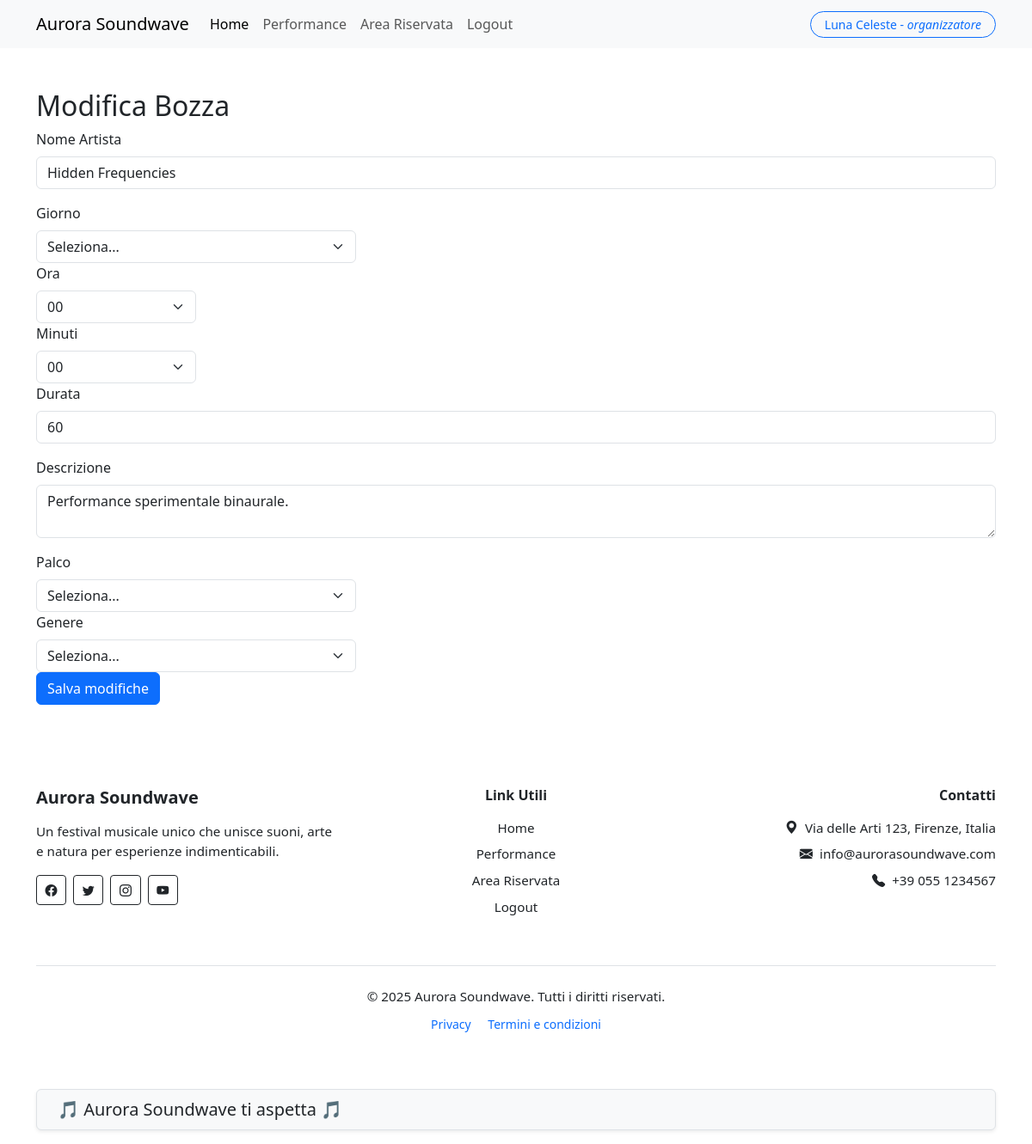
Screenshot of /modifica_bozza/5 (signed in) with the database file from the repository.
### tables this page shows
CREATE TABLE utenti(
    id INTEGER PRIMARY KEY AUTOINCREMENT,
    nome TEXT NOT NULL,
    cognome TEXT NOT NULL,
    email TEXT UNIQUE NOT NULL,
    password TEXT NOT NULL,
    ruolo TEXT CHECK(ruolo IN('organizzatore','partecipante')) NOT NULL,
    data_registrazione TIMESTAMP DEFAULT CURRENT_TIMESTAMP
);

CREATE TABLE performances(
    id INTEGER PRIMARY KEY AUTOINCREMENT,
    nome_artista TEXT UNIQUE NOT NULL,
    giorno TEXT CHECK(giorno IN('Venerdi','Sabato','Domenica')) NOT NULL,
    orario TEXT NOT NULL,
    durata INTEGER NOT NULL,
    descrizione TEXT NOT NULL,
    palco TEXT CHECK(palco IN('Palco A','Palco B','Palco C')) NOT NULL,
    genere TEXT NOT NULL,
    immagine TEXT NOT NULL,
    pubblicato INTEGER DEFAULT 0,
    id_organizzatore INTEGER NOT NULL,
    data_inserimento TIMESTAMP DEFAULT CURRENT_TIMESTAMP,
    FOREIGN KEY (id_organizzatore) REFERENCES utenti(id)
);

### routes/private_routes.py (the view)
@private_bp.route("/modifica_bozza/<int:id>", methods=["GET"])
@login_required
def modifica_bozza(id):
    if current_user.ruolo == "partecipante":
        return redirect(url_for("private.reserved"))
    bozza = performances_dao.get_bozza_by_id(id)
    if not bozza or bozza["pubblicato"]:
        flash("Bozza non trovata o già pubblicata.", "danger")
        return redirect(url_for("private.reserved"))
    return render_template("private/modifica_bozza.html", bozza=bozza)

### dao/performances_dao.py (called while the page is built)
def get_db_connection():
    conn = sqlite3.connect("festival.db")
    conn.row_factory = sqlite3.Row
    return conn

def get_bozza_by_id(id):
    try:
        sql = """
        SELECT * FROM performances
        WHERE pubblicato = 0
        AND id = ?
        """
        with get_db_connection() as conn:
            cursor = conn.cursor()
            cursor.execute(sql, (id,))
            perf = cursor.fetchone()
            cursor.close()
        return perf
    except sqlite3.Error as e:
        logging.error(f"get_bozza_by_id: {e}")
        return None

### dao/utenti_dao.py (called while the page is built)
def get_db_connection():
    conn = sqlite3.connect("festival.db")
    conn.row_factory = sqlite3.Row
    return conn

def get_utente_by_id(id):
    try:
        sql = "SELECT * FROM utenti WHERE id = ?"
        with get_db_connection() as conn:
            cursor = conn.cursor()
            cursor.execute(sql, (id,))
            utente = cursor.fetchone()
            cursor.close()
        return utente
    except sqlite3.Error as e:
        logging.error(f"get_utente_by_id: {e}")
        return None

### login.py (called while the page is built)
@login_manager.user_loader
def load_user(id):
    utente = utenti_dao.get_utente_by_id(id)
    if utente is None:
        return None
    return User(
        id=utente["id"],
        nome=utente["nome"],
        cognome=utente["cognome"],
        email=utente["email"],
        password=utente["password"],
        ruolo=utente["ruolo"]
    )

### templates/private/modifica_bozza.html (shortened to what this page needs)
{% extends "base.html" %} {% block content %}
<div class="container mt-5">
  <h2>Modifica Bozza</h2>
  <form method="POST">
    <div class="mb-3">
      <label for="nome_artista" class="form-label">Nome Artista</label>
      <input
        type="text"
        class="form-control"
        name="nome_artista"
        value="{{ bozza.nome_artista }}"
      />
    </div>
    <div class="col-md-4">
      <label for="giorno" class="form-label">Giorno</label>
      <select class="form-select" name="giorno" required>
        <option value="">Seleziona...</option>
      </select>
    </div>
    <div class="col-md-2">
      <label for="ora" class="form-label">Ora</label>
      <select name="ora" id="ora" class="form-select" required>
        {% for h in range(0, 24) %}
        <option value="{{ '%02d' % h }}">{{ '%02d' % h }}</option>
        {% endfor %}
      </select>
    </div>
    <div class="col-md-2">
      <label for="minuti" class="form-label">Minuti</label>
      <select name="minuti" id="minuti" class="form-select" required>
        {% for m in range(0, 60, 5) %}
        <option value="{{ '%02d' % m }}">{{ '%02d' % m }}</option>
        {% endfor %}
      </select>
    </div>
    <div class="mb-3">
      <label for="durata" class="form-label">Durata</label>
      <input
        type="text"
        class="form-control"
        name="durata"
        value="{{ bozza.durata }}"
      />
    </div>
    <div class="mb-3">
      <label for="descrizione" class="form-label">Descrizione</label>
      <textarea class="form-control" name="descrizione">
{{ bozza.descrizione }}</textarea
      >
    </div>
    <div class="col-md-4">
      <label for="palco" class="form-label">Palco</label>
      <select class="form-select" name="palco" required>
        <option value="">Seleziona...</option>
      </select>
    </div>
    <div class="col-md-4">
      <label for="genere" class="form-label">Genere</label>
      <select class="form-select" name="genere" required>
        <option value="">Seleziona...</option>
      </select>
    </div>
    <button type="submit" class="btn btn-primary">Salva modifiche</button>
  </form>
</div>
{% endblock %}

### templates/components/navbar.html (shortened to what this page needs)
<nav class="navbar navbar-expand-lg bg-body-tertiary sticky-top">
  <div class="container">
    <a class="navbar-brand" href="{{ url_for('public.home') }}"
      >Aurora Soundwave</a
    >
    <div class="collapse navbar-collapse" id="navbarNav">
      <ul class="navbar-nav me-auto mb-2 mb-lg-0">
        <li class="nav-item">
          <a
            class="nav-link active"
            aria-current="page"
            href="{{ url_for('public.home') }}"
            >Home</a
          >
        </li>
        <li class="nav-item">
          <a class="nav-link" href="{{ url_for('public.performances') }}"
            >Performance</a
          >
        </li>
        <li class="nav-item">
          <a class="nav-link" href="{{ url_for('private.reserved')}}">Area Riservata</a>
        </li>
        {% if current_user.is_authenticated %}
        <li class="nav-item">
          <a class="nav-link" href="{{ url_for('auth.logout') }}">Logout</a>
        </li>
        {% endif %}
      </ul>
      {% if current_user.is_authenticated %}
      <div class="d-flex align-items-center ms-auto">
        <a href="">
          <span class="btn btn-outline-primary btn-sm rounded-pill py-1 px-3">
            {{ current_user.nome }} {{ current_user.cognome }} -
            <em>{{ current_user.ruolo }}</em>
          </span>
        </a>
      </div>
      {% endif %}
    </div>
  </div>
</nav>

### rows the page displays
utenti: nome "Luna", cognome "Celeste", ruolo "organizzatore"
performances: nome_artista "Hidden Frequencies", durata "60", descrizione "Performance sperimentale binaurale."

### other values shown
form field ora "00"
form field minuti "00"
